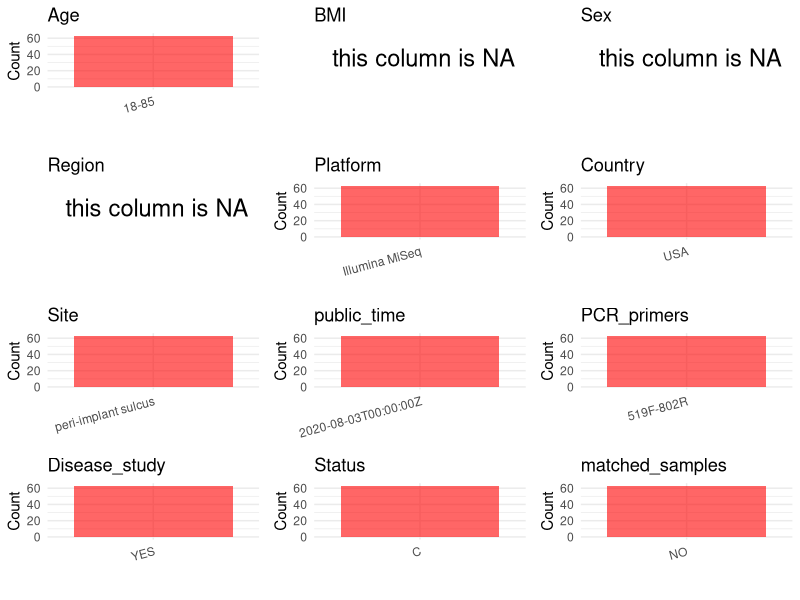

This chart was generated by the following R code: (Note: this script raises an error after producing the figure.)
## ---- chunk 1
# Load necessary libraries
library(dplyr)
library(ggplot2)
library(cowplot)
library(stringr)

# Set working directory (update this path to your local directory)
setwd("E:/bioproject_YL/PRJNA649980")

# Read the initial metadata files
initial_meta <- read.csv("SraRunTable.csv", header = T) 

# Remove entries non-oral samples
initial_meta <- initial_meta %>%
  filter(!str_detect(HOST, "^blank"))

# Display the first few rows of the metadata
head(initial_meta)
## ---- chunk 2
# Create a uniform metadata dataframe
metadata <- data.frame(
  BioProject = initial_meta$BioProject,
  Run = initial_meta$Run,
  sample_name = initial_meta$HOST,
  Age = "18-85", 
  BMI = NA,  
  Sex = NA,
  Region = NA,
  Platform = initial_meta$Instrument,
  Country = initial_meta$geo_loc_name_country,
  Site = "peri-implant sulcus",
  public_time = initial_meta$ReleaseDate,
  stringsAsFactors = FALSE
)
## ---- chunk 3
# Add information obtained from the publication
metadata$PCR_primers <- "519F-802R"
metadata$title <- "Evaluation of different materials used for sealing of implant abutment access channel and the peri-implant sulcus microbiota A 6-month randomized controlled trial"
metadata$Disease_study <- "YES"
# Assign disease status based on sample_name patterns
metadata$Status <- "C"

# Check initial data distribution
cat("Initial sample distribution:\n")
table(metadata$sample_name)
table(metadata$Site)

# Calculate sampling frequency per subject
sample_counts <- table(metadata$sample_name)
cat("\nNumber of samples per subject:\n")
print(sample_counts)

# Create matched_samples column
metadata$matched_samples <- ifelse(metadata$sample_name %in% names(sample_counts[sample_counts >= 2]), "YES", "NO")

cat("\nMatched samples distribution:\n")
table(metadata$matched_samples)

# Identify samples for removal: single samples excluding peri-implant sulcus
single_samples <- names(sample_counts[sample_counts == 1])
samples_to_remove <- metadata$sample_name %in% single_samples & 
                     !(metadata$Site %in% c("peri-implant sulcus"))

cat("\nNumber of samples to be removed:", sum(samples_to_remove), "\n")

# Remove identified samples
metadata_clean <- metadata[!samples_to_remove, ]

cat("\nFinal sample distribution after cleaning:\n")
table(metadata_clean$sample_name)
table(metadata_clean$Site)
table(metadata_clean$matched_samples)

# Use cleaned dataset for subsequent analysis
metadata <- metadata_clean
## ---- chunk 4
# Check the number of unique runs and sample names
print(paste("Number of unique runs:", length(unique(metadata$Run))))
print(paste("Number of unique sample names:", length(unique(metadata$sample_name))))
## ---- chunk 5
# Select columns for visualization
plot_data <- metadata %>%
  select(-BioProject, -Run, -sample_name, -title)

# Function to create simple plots for each column
create_simple_plots <- function(data) {
  plots <- list()
  
  for (col in colnames(data)) {
    # Check if the column is all NA
    if (all(is.na(data[[col]]))) {
      # Create an empty plot with text indicating all NA
      p <- ggplot() +
        annotate("text", x = 0.5, y = 0.5, label = "this column is NA", size = 6) +
        labs(title = col) +
        theme_void()
    } else if (is.numeric(data[[col]])) {
      # Numeric variable: histogram
      p <- ggplot(data, aes(x = .data[[col]])) +
        geom_histogram(fill = "blue", alpha = 0.6, bins = 20, na.rm = TRUE) +
        labs(title = col) +
        theme_minimal()
    } else {
      # Categorical variable: bar plot (remove NA values)
      count_data <- as.data.frame(table(data[[col]], useNA = "ifany"))
      p <- ggplot(count_data, aes(x = reorder(Var1, -Freq), y = Freq)) +
        geom_col(fill = "red", alpha = 0.6) +
        labs(title = col, x = NULL, y = "Count") +
        theme_minimal() +
        theme(axis.text.x = element_text(angle = 15, hjust = 1))
    }
    plots[[col]] <- p
  }
  
  return(plots)
}

# Generate and arrange plots
plots <- create_simple_plots(plot_data)
p<-plot_grid(plots$Age, 
          plots$BMI, 
          plots$Sex, 
          plots$Region, 
          plots$Platform, 
          plots$Country, 
          plots$Site,
          plots$public_time, 
          plots$PCR_primers,
          plots$Disease_study,
          plots$Status,
          plots$matched_samples,# add 
          ncol = 3, align = "hv", axis = "lb")
ggsave("Metadata_Summary.png", plot = p, width = 8, height = 6, dpi = 150)
## ---- chunk 6
knitr::include_graphics("Metadata_Summary.png")
## ---- chunk 7
# Reorder columns to match the desired format
metadata <- metadata[, c(
  "BioProject", "Run", "sample_name", "Age", "BMI", "Sex", 
  "Region", "Platform", "Country", "Site", "public_time", 
  "PCR_primers", "title", "Disease_study", "Status", "matched_samples"
)]

# Export the uniform metadata to a CSV file
write.csv(metadata, file = "metadata.csv", quote = FALSE)
head(metadata)
